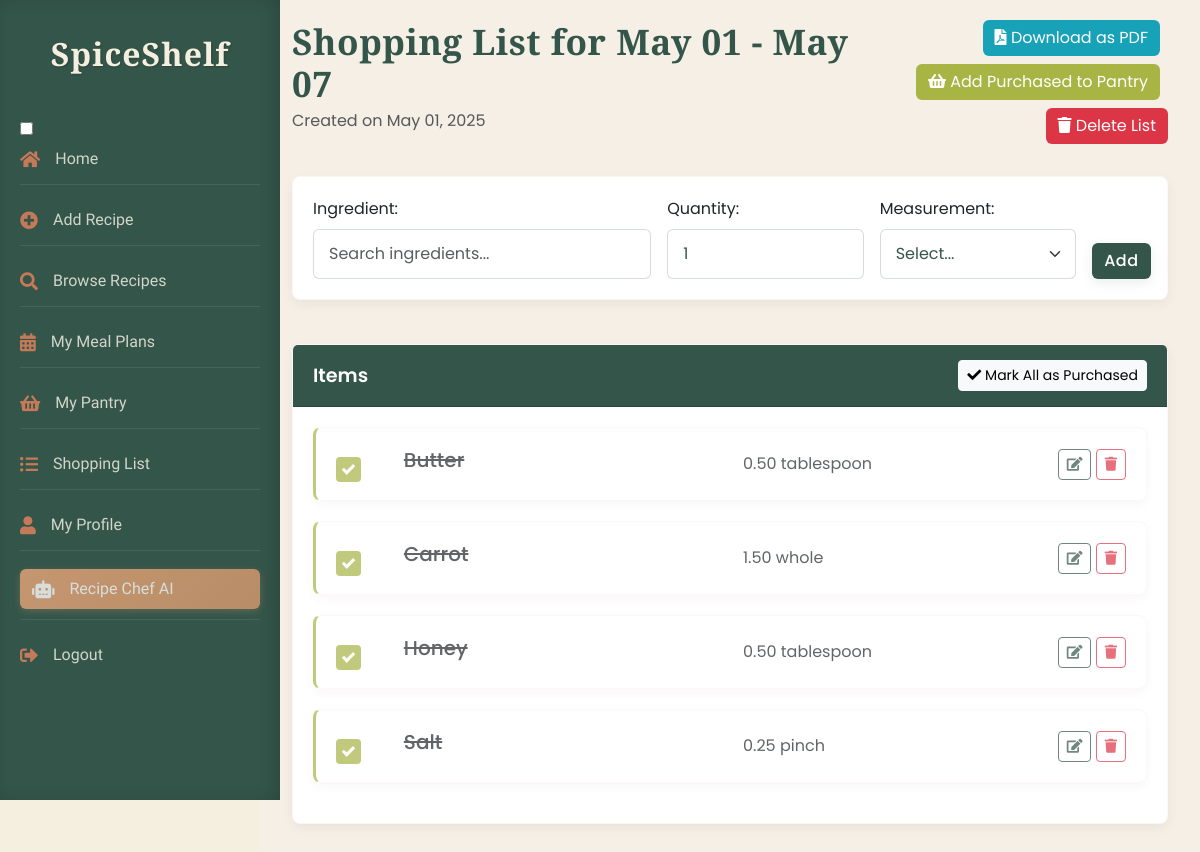
Screenshot of /index.php?action=shopping_list&id=21 (signed in) with the database file from the repository.
### tables this page shows
CREATE TABLE `shopping_lists` (
  `shopping_list_id` int(11) NOT NULL,
  `user_id` int(11) NOT NULL,
  `name` varchar(255) NOT NULL,
  `created_at` timestamp NOT NULL DEFAULT current_timestamp()
);

CREATE TABLE `shopping_list_items` (
  `id` int(11) NOT NULL,
  `shopping_list_id` int(11) NOT NULL,
  `ingredient_id` int(11) NOT NULL,
  `quantity` decimal(10,2) NOT NULL,
  `measurement_id` int(11) NOT NULL,
  `purchased` tinyint(1) NOT NULL DEFAULT 0
);

CREATE TABLE `ingredients` (
  `ingredient_id` int(11) NOT NULL,
  `name` varchar(100) NOT NULL
);

CREATE TABLE `measurements` (
  `measurement_id` int(11) NOT NULL,
  `name` varchar(50) NOT NULL
);

### controllers/ShoppingListController.php (called while the page is built, shortened)
<?php
require_once 'models/ShoppingList.php';
class ShoppingListController {
    private $shoppingList;
    public function __construct($conn) {
        $this->shoppingList = new ShoppingList($conn);
    }
    public function showLists() {
        if (isset($_GET['id'])) {
            return $this->viewList($_GET['id']);
        }
    }
    private function viewList($list_id) {
        $list = $this->shoppingList->getShoppingListById($list_id);
        $items = $this->shoppingList->getShoppingListItems($list_id);
        include 'views/view_shopping_list.php';
    }
}

### index.php (called while the page is built, shortened)
<?php
require_once 'controllers/MealPlanController.php';
require_once 'controllers/ShoppingListController.php';
$database = new Database();
$conn = $database->getConnection();
$router = new Router();
$userController = new UserController($conn);
$recipeController = new RecipeController($conn);
$pantryController = new PantryController($conn);
$mealPlanController = new MealPlanController($conn);
$shoppingListController = new ShoppingListController($conn);
$adminController = new AdminController($conn);
$router->addRoute('login', [$userController, 'login']);
$router->addRoute('register', [$userController, 'register']);
$router->addRoute('logout', function () {
    session_unset();
    session_destroy();
    header('Location: index.php?action=login');
    exit;
});
$router->addRoute('profile', [$userController, 'profile']);
$router->addRoute('add_recipe', [$recipeController, 'add']);
$router->addRoute('recipe_chat', [$recipeController, 'recipeChat']);
$router->addRoute('pantry', [$pantryController, 'showPantryItems']);
$router->addRoute('add', [$pantryController, 'add']);
$router->addRoute('update', [$pantryController, 'update']);
$router->addRoute('delete', [$pantryController, 'delete']);
$router->addRoute('favorite', [$recipeController, 'favorite']);
$router->addRoute('search_recipes', [$recipeController, 'searchRecipes']);
$router->addRoute('home', [$recipeController, 'displayHome']);
$router->addRoute('view_recipe', [$recipeController, 'viewRecipe']);
$router->addRoute('delete_recipe', [$recipeController, 'deleteRecipe']);
$router->addRoute('edit_recipe', [$recipeController, 'editRecipe']);
$router->addRoute('update_recipe', [$recipeController, 'updateRecipe']);
$router->addRoute('browse_recipes', [$recipeController, 'browseRecipes']);
$router->addRoute('meal_plans', [$mealPlanController, 'showMealPlans']);
$router->addRoute('shopping_list', [$shoppingListController, 'showLists']);
$router->addRoute('refresh_home_sections', [$recipeController, 'refresh_home_sections']);
$router->addRoute('getDefaultMeasurement', [$recipeController, 'getDefaultMeasurement']);
$router->addRoute('add_comment', [$recipeController, 'addComment']);
$router->addRoute('delete_comment', [$recipeController, 'deleteComment']);
$router->addRoute('pantry/bulkDelete', [$pantryController, 'bulkDelete']);
$router->addRoute('meal_plans/exportPDF', [$mealPlanController, 'exportPDF']);
$router->addRoute('meal_plans/searchRecipes', [$mealPlanController, 'searchRecipes']);
$router->addRoute('meal_plans/addMeal', [$mealPlanController, 'addMeal']);
$router->addRoute('meal_plans/getMeal', [$mealPlanController, 'getMeal']);
$router->addRoute('meal_plans/updateMeal', [$mealPlanController, 'updateMeal']);
$router->addRoute('meal_plans/removeMeal', [$mealPlanController, 'removeMeal']);
$router->addRoute('meal_plans/generateShoppingList', [$mealPlanController, 'generateShoppingList']);
$router->addRoute('adminLogin', [$adminController, 'adminLogin']);
$router->addRoute('adminLogout', [$adminController, 'adminLogout']);
$router->addRoute('adminDashboard', [$adminController, 'adminDashboard']);
$router->addRoute('adminUsers', [$adminController, 'adminUsers']);
$router->addRoute('adminViewUser', [$adminController, 'adminViewUser']);
$router->addRoute('adminRecipes', [$adminController, 'adminRecipes']);
$router->addRoute('adminViewRecipe', [$adminController, 'adminViewRecipe']);
$router->addRoute('adminIngredients', [$adminController, 'adminIngredients']);
$router->addRoute('adminAddIngredient', [$adminController, 'adminAddIngredient']);
$router->addRoute('adminEditIngredient', [$adminController, 'adminEditIngredient']);
$router->addRoute('adminDeleteIngredient', [$adminController, 'adminDeleteIngredient']);
$router->addRoute('adminCategories', [$adminController, 'adminCategories']);
$router->addRoute('adminAddCategory', [$adminController, 'adminAddCategory']);
$router->addRoute('adminEditCategory', [$adminController, 'adminEditCategory']);
$router->addRoute('adminDeleteCategory', [$adminController, 'adminDeleteCategory']);
$router->addRoute('adminDeleteUser', [$adminController, 'adminDeleteUser']);
$router->addRoute('adminDeleteRecipe', [$adminController, 'adminDeleteRecipe']);
$router->addRoute('adminUserReports', [$adminController, 'adminUserReports']);
$router->addRoute('adminRecipeReports', [$adminController, 'adminRecipeReports']);
$router->addRoute('adminAds', [$adminController, 'adminAds']);
$router->addRoute('adminAdReports', [$adminController, 'adminAdReports']);
$router->addRoute('adminExportAdReport', [$adminController, 'adminExportAdReport']);
$router->addRoute('adminExportUserReport', [$adminController, 'adminExportUserReport']);
$router->addRoute('adminExportRecipeReport', [$adminController, 'adminExportRecipeReport']);
$router->addRoute('adminSendInactivityNotice', [$adminController, 'adminSendInactivityNotice']);
$router->addRoute('logAdImpression', [$adminController, 'logAdImpression']);
$router->addRoute('adClick', [$adminController, 'adClick']);
$action = isset($_GET['action']) ? $_GET['action'] : 'home';
$router->handleRequest($action);
?>

### models/ShoppingList.php (called while the page is built, shortened)
<?php
class ShoppingList {
    private $conn;
    public function __construct($conn) {
        $this->conn = $conn;
    }
    public function getShoppingListById($shopping_list_id) {
        $query = "SELECT * FROM shopping_lists WHERE shopping_list_id = ?";
        $stmt = $this->conn->prepare($query);
        $stmt->bind_param("i", $shopping_list_id);
        $stmt->execute();
        $result = $stmt->get_result();
        return $result->fetch_assoc();
    }
    public function getShoppingListItems($shopping_list_id) {
        $query = "SELECT sli.id, sli.ingredient_id, i.name as ingredient_name,
                  sli.quantity, m.name as measurement_name, sli.purchased
                  FROM shopping_list_items sli
                  JOIN ingredients i ON sli.ingredient_id = i.ingredient_id
                  JOIN measurements m ON sli.measurement_id = m.measurement_id
                  WHERE sli.shopping_list_id = ?
                  ORDER BY sli.purchased ASC, i.name ASC";
        $stmt = $this->conn->prepare($query);
        $stmt->bind_param("i", $shopping_list_id);
        $stmt->execute();
        $result = $stmt->get_result();
        $items = [];
        while ($row = $result->fetch_assoc()) {
            $items[] = $row;
        }
        return $items;
    }
}

### views/view_shopping_list.php (the view, shortened to what this page needs)
<!DOCTYPE html>
<html lang="en">
<head>
    <link href="https://cdn.jsdelivr.net/npm/bootstrap@5.3.0/dist/css/bootstrap.min.css" rel="stylesheet">
    <link rel="stylesheet" href="https://cdn.jsdelivr.net/npm/bootstrap-icons@1.10.5/font/bootstrap-icons.css">
    <link rel="stylesheet" href="https://cdnjs.cloudflare.com/ajax/libs/font-awesome/6.0.0/css/all.min.css">
    <link rel="stylesheet" href="https://code.jquery.com/ui/1.13.2/themes/base/jquery-ui.css">
    <link rel="stylesheet" href="assets/css/view_shopping_list.css">
</head>
<body>
<?php include 'includes/header.php'; ?>
<div class="content-wrapper">
    <div class="container-fluid">
        <div class="row mb-4">
            <div class="col-md-8">
                <h1><?= htmlspecialchars($list['name']) ?></h1>
                <p class="text-muted">Created on <?= date('M d, Y', strtotime($list['created_at'])) ?></p>
            </div>
            <div class="col-md-4 text-end">
                <a href="index.php?action=shopping_list&subaction=downloadPdf&id=<?= $list['shopping_list_id'] ?>" class="btn btn-info mb-2 me-2">
                    <i class="fas fa-file-pdf"></i> Download as PDF
                </a>
                <button class="btn btn-success mb-2 me-2" id="addToPantryBtn">
                    <i class="fas fa-shopping-basket"></i> Add Purchased to Pantry
                </button>
                <button class="btn btn-danger mb-2" id="deleteListBtn">
                    <i class="fas fa-trash"></i> Delete List
                </button>
            </div>
        </div>
        <div class="row mb-4">
            <div class="col-md-12">
                <div class="card">
                    <div class="card-body">
                        <form id="addItemForm" class="row g-3">
                            <div class="col-md-5">
                                <label for="ingredientSearch" class="form-label">Ingredient:</label>
                                <input type="text" class="form-control" id="ingredientSearch" placeholder="Search ingredients...">
                            </div>
                            <div class="col-md-3">
                                <label for="quantity" class="form-label">Quantity:</label>
                                <input type="number" class="form-control" id="quantity" name="quantity" value="1" min="0.1" step="0.1" required>
                            </div>
                            <div class="col-md-3">
                                <label for="measurementId" class="form-label">Measurement:</label>
                                <select class="form-select" id="measurementId" name="measurement_id" required>
                                    <option value="">Select...</option>
                                </select>
                            </div>
                            <div class="col-md-1 d-flex align-items-end">
                                <button type="submit" class="btn btn-primary">Add</button>
                            </div>
                        </form>
                    </div>
                </div>
            </div>
        </div>
        <div class="row">
            <div class="col-md-12">
                <div class="card">
                    <div class="card-header d-flex justify-content-between align-items-center" style="background-color: #34554a; color: white;">
                        <h3 class="mb-0">Items</h3>
                        <button class="btn btn-light btn-sm" id="markAllPurchasedBtn">
                            <i class="fas fa-check"></i> Mark All as Purchased
                        </button>
                    </div>
                    <div class="card-body">
                        <?php if (empty($items)): ?>
                            <div class="alert alert-info">
                                <i class="fas fa-info-circle"></i> This shopping list is empty. Add some items above.
                            </div>
                        <?php else: ?>
                            <div id="itemsList">
                                <?php foreach ($items as $item): ?>
                                    <div class="card shopping-list-item <?= $item['purchased'] ? 'purchased' : '' ?>" data-item-id="<?= $item['id'] ?>">
                                        <div class="card-body">
                                            <div class="row align-items-center">
                                                <div class="col-md-1">
                                                    <label class="checkbox-container">
                                                        <span class="checkmark"></span>
                                                    </label>
                                                </div>
                                                <div class="col-md-5">
                                                    <h5 class="card-title ingredient-name"><?= htmlspecialchars($item['ingredient_name']) ?></h5>
                                                </div>
                                                <div class="col-md-3">
                                                    <p class="card-text"><?= number_format($item['quantity'], 2) ?> <?= htmlspecialchars($item['measurement_name']) ?></p>
                                                </div>
                                                <div class="col-md-3 text-end">
                                                    <button class="btn btn-sm btn-outline-primary edit-item-btn">
                                                        <i class="fas fa-edit"></i>
                                                    </button>
                                                    <button class="btn btn-sm btn-outline-danger remove-item-btn">
                                                        <i class="fas fa-trash"></i>
                                                    </button>
                                                </div>
                                            </div>
                                        </div>
                                    </div>
                                <?php endforeach; ?>
                            </div>
                        <?php endif; ?>
                    </div>
                </div>
            </div>
        </div>
    </div>
</div>
</body>
</html>

### rows the page displays
shopping_lists: name "Shopping List for May 01 - May 07", created_at "May 01, 2025"
shopping_list_items: ingredient.name "Butter", quantity "0.50", measurement.name "tablespoon"
shopping_list_items: ingredient.name "Carrot", quantity "1.50", measurement.name "whole"
shopping_list_items: ingredient.name "Honey", quantity "0.50", measurement.name "tablespoon"
shopping_list_items: ingredient.name "Salt", quantity "0.25", measurement.name "pinch"
